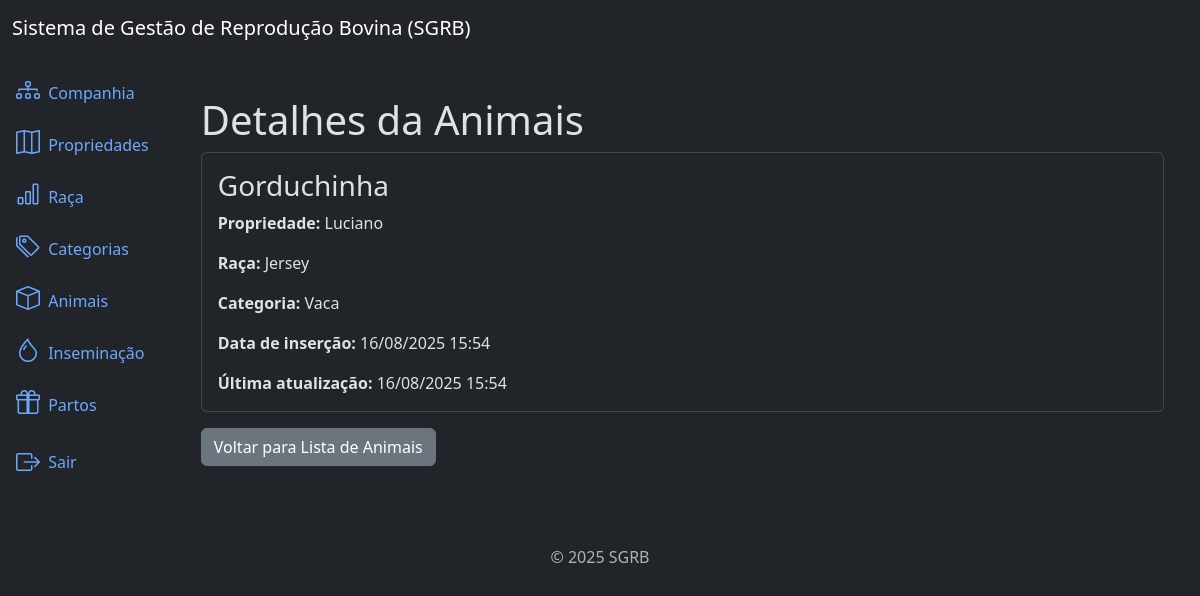
/animals/3/detail/ (signed in), run on the app's committed database.
### animals/models.py (models this page shows, shortened)
class Animal(models.Model):
    name = models.CharField(max_length=100)
    birth = models.DateField(null=True, blank=True)
    farm = models.ForeignKey(Farm, on_delete=models.PROTECT, related_name='animais')  # noqa
    breed = models.ForeignKey(Breed, on_delete=models.PROTECT, related_name='animais')  # noqa
    category = models.ForeignKey(Category, on_delete=models.PROTECT, related_name='animais') # noqa
    created_at = models.DateTimeField(auto_now_add=True)
    updated_at = models.DateTimeField(auto_now=True)
    culling_date = models.DateField(null=True, blank=True,verbose_name='Data da Baixa')  # noqa
    culling_reason = models.CharField(
        max_length=2,
        choices=CULLING_REASON_CHOICES,
        null=True,
        blank=True,
    )
    class Meta:
        ordering = ['name']

### farms/models.py (models this page shows)
class Farm(models.Model):
    name = models.CharField(max_length=100)
    company = models.ForeignKey(Company, on_delete=models.CASCADE, related_name="farms")  # noqa
    created_at = models.DateTimeField(auto_now_add=True)
    updated_at = models.DateTimeField(auto_now=True)
    def __str__(self):
        return self.name

### breeds/models.py (models this page shows)
class Breed(models.Model):
    name = models.CharField(max_length=100)
    created_at = models.DateTimeField(auto_now_add=True)
    updated_at = models.DateTimeField(auto_now=True)
    class Meta:
        ordering = ['name']
    def __str__(self):
        return self.name

### categories/models.py (models this page shows)
class Category(models.Model):
    name = models.CharField(max_length=100)
    created_at = models.DateTimeField(auto_now_add=True)
    updated_at = models.DateTimeField(auto_now=True)
    class Meta:
        ordering = ['name']
    def __str__(self):
        return self.name

### animals/views.py (the view)
# urls.py: path('animals/<int:pk>/detail/', views.AnimalDetailView.as_view(), name='animal_detail'), # noqa
class AnimalDetailView(LoginRequiredMixin, PermissionRequiredMixin, DetailView):  # noqa
    model = models.Animal
    template_name = 'animal_detail.html'
    permission_required = 'animals.view_animal'

### animals/templates/animal_detail.html
{% extends 'base.html' %}
{% block content %}
  <div class="container mt-4">
    <h3 class="display-6">Detalhes da Animais</h3>
    <div class="card">
      <div class="card-body">
        <h3 class="card-title">{{ object.name }}</h3>
        <p class="card-text">
          <strong>Propriedade:</strong>
          {{ object.farm }}
        </p>
        <p class="card-text">
          <strong>Raça:</strong>
          {{ object.breed }}
        </p>
        <p class="card-text">
          <strong>Categoria:</strong>
          {{ object.category }}
        </p>
        <p class="card-text">
          <strong>Data de inserção:</strong>
          {{ object.created_at|date:"d/m/Y H:i" }}
        </p>
        <p class="card-text">
          <strong>Última atualização:</strong>
          {{ object.updated_at|date:"d/m/Y H:i" }}
        </p>
      </div>
    </div>
    <a href="{% url 'animal_list' %}" class="btn btn-secondary mt-3">Voltar para Lista de Animais</a>
  </div>
{% endblock %}

### data on the page
Animal: name "Gorduchinha", farm "Luciano", breed "Jersey", category "Vaca", created_at "16/08/2025 15:54", updated_at "16/08/2025 15:54"
